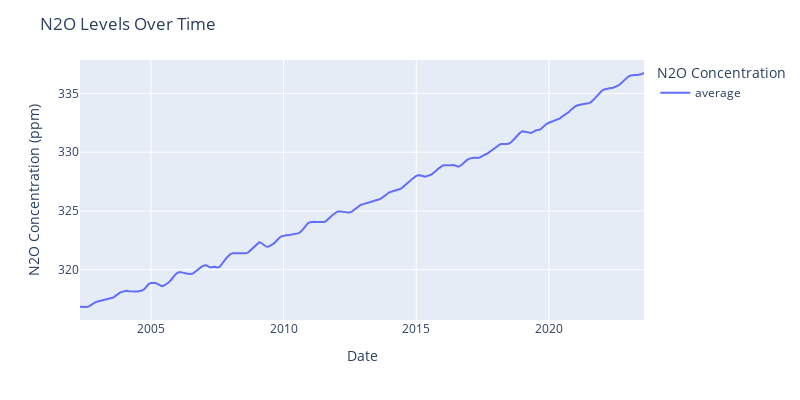

The notebook cell saved with this chart:
### Code cell
# Line plot - N2O

fig = px.line(df3_n2o, x='date', y=['average'], labels={'variable': 'N2O Concentration', 'value': 'Concentration'})
fig.update_layout(title='N2O Levels Over Time', xaxis_title='Date', yaxis_title='N2O Concentration (ppm)')
fig.update_layout(width=800, height=400)
fig.show()

### Figure 1 — Plotly figure (JSON) as saved in the notebook; plotly's stock layout.template omitted (floating-point values rounded to 4 significant figures; data arrays with more than 128 entries replaced by an {"elided": "..."} marker saying what was removed)
{"data": [{"hovertemplate": "N2O Concentration=average<br>date=%{x}<br>Concentration=%{y}<extra></extra>", "legendgroup": "average", "line": {"color": "#636efa", "dash": "solid"}, "marker": {"symbol": "circle"}, "mode": "lines", "name": "average", "orientation": "v", "showlegend": true, "type": "scatter", "x": {"elided": "256 str values"}, "xaxis": "x", "y": {"elided": "256 float values"}, "yaxis": "y"}], "layout": {"height": 400, "legend": {"title": {"text": "N2O Concentration"}, "tracegroupgap": 0}, "margin": {"t": 60}, "title": {"text": "N2O Levels Over Time"}, "width": 800, "xaxis": {"anchor": "y", "domain": [0, 1], "title": {"text": "Date"}}, "yaxis": {"anchor": "x", "domain": [0, 1], "title": {"text": "N2O Concentration (ppm)"}}}}
